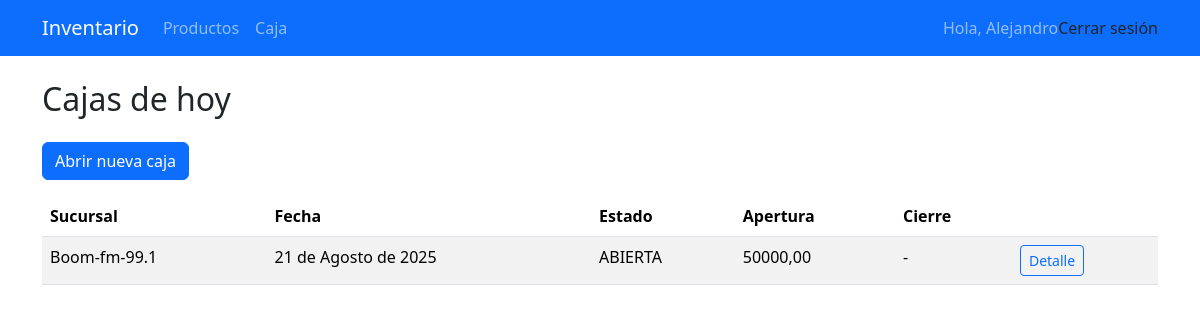
Page /caja/ (signed in) on the committed database.
### inventario/models.py (models this page shows, shortened)
class Caja(models.Model):
    ESTADOS = (
        ('ABIERTA', 'ABIERTA'),
        ('CERRADA', 'CERRADA'),
    )
    sucursal = models.ForeignKey(Sucursal, on_delete=models.CASCADE, related_name='cajas')
    fecha = models.DateField(default=date.today)
    apertura_monto = models.DecimalField(max_digits=12, decimal_places=2)
    cierre_monto = models.DecimalField(max_digits=12, decimal_places=2, null=True, blank=True)
    estado = models.CharField(max_length=10, choices=ESTADOS, default='ABIERTA')
    apertura_usuario = models.ForeignKey(User, on_delete=models.PROTECT, related_name='cajas_abiertas')
    cierre_usuario = models.ForeignKey(User, on_delete=models.PROTECT, related_name='cajas_cerradas', null=True, blank=True)
    creado_en = models.DateTimeField(auto_now_add=True)
    class Meta:
        unique_together = ('sucursal', 'fecha', 'estado')

class Sucursal(models.Model):
    nombre = models.CharField(max_length=100, unique=True)
    direccion = models.CharField(max_length=200, blank=True, null=True)
    telefono = models.CharField(max_length=20, blank=True, null=True)
    def __str__(self):
        return self.nombre

### inventario/views_caja.py (the view)
# urls.py: path('caja/', views_caja.caja_estado, name='caja_estado'),
@login_required
def caja_estado(request):
    rol, sucursales = role_and_sucursales(request.user)
    cajas = Caja.objects.filter(sucursal__in=sucursales, fecha=timezone.now().date()).order_by('-creado_en')
    return render(request, 'inventario/caja_estado.html', {
        'cajas': cajas,
        'rol': rol
    })

### inventario/context_processors.py (called while the page is built)
def role_context(request):
    role = None
    if request.user.is_authenticated:
        perfil = getattr(request.user, 'perfil', None)
        role = getattr(perfil, 'rol', None)
    return {'role': role}

### inventario/permissions.py (called while the page is built)
def role_and_sucursales(user):
    perfil = getattr(user, 'perfil', None)
    if not perfil:
        return None, []
    if perfil.rol in ['Administrador', 'Subadministrador']:
        return perfil.rol, list(Sucursal.objects.all())
    elif perfil.sucursal:
        return perfil.rol, [perfil.sucursal]
    else:
        return perfil.rol, []

### templates/inventario/caja_estado.html (shortened to what this page needs)
{% extends "base.html" %}
{% block content %}
<h2 class="mb-4">Cajas de hoy</h2>
<a class="btn btn-primary mb-3" href="{% url 'caja_abrir' %}">Abrir nueva caja</a>
<table class="table table-striped">
  <thead>
    <tr>
      <th>Sucursal</th>
      <th>Fecha</th>
      <th>Estado</th>
      <th>Apertura</th>
      <th>Cierre</th>
      <th></th>
    </tr>
  </thead>
  <tbody>
  {% for c in cajas %}
    <tr>
      <td>{{ c.sucursal }}</td>
      <td>{{ c.fecha }}</td>
      <td>{{ c.estado }}</td>
      <td>{{ c.apertura_monto }}</td>
      <td>{{ c.cierre_monto|default:"-" }}</td>
      <td>
        <a class="btn btn-sm btn-outline-primary" href="{% url 'caja_detalle' c.id %}">Detalle</a>
      </td>
    </tr>
  {% empty %}
    <tr><td colspan="6">No hay cajas hoy.</td></tr>
  {% endfor %}
  </tbody>
</table>
{% endblock %}

### templates/base.html (shortened to what this page needs)
<!DOCTYPE html>
<html lang="es">
<head>
  <link
    rel="stylesheet"
    href="https://cdn.jsdelivr.net/npm/bootstrap@5.3.3/dist/css/bootstrap.min.css"
  />
</head>
<body>
  <nav class="navbar navbar-expand-lg navbar-dark bg-primary">
    <div class="container">
      <a class="navbar-brand" href="{% url 'home' %}">Inventario</a>
      <div class="collapse navbar-collapse">
        <ul class="navbar-nav me-auto">
          {% if user.is_authenticated %}
            <li class="nav-item">
              <a class="nav-link" href="{% url 'producto_list' %}">Productos</a>
            </li>
            <li class="nav-item">
              <a class="nav-link" href="{% url 'caja_estado' %}">Caja</a>
            </li>
          {% endif %}
        </ul>
        <ul class="navbar-nav ms-auto">
          {% if user.is_authenticated %}
            <li class="nav-item">
              <span class="navbar-text">Hola, {{ user.username }}</span>
            </li>
            <form method="post" action="{% url 'logout' %}">
  <button type="submit" class="dropdown-item">Cerrar sesión</button>
</form>
          {% else %}
            <li class="nav-item">
              <a class="nav-link" href="{% url 'login' %}">Iniciar sesión</a>
            </li>
          {% endif %}
        </ul>
      </div>
    </div>
  </nav>
  <main class="container py-4">
    {% block content %}{% endblock %}
  </main>
</body>
</html>

### rows in the picture
Caja: sucursal "Boom-fm-99.1", fecha "21 de Agosto de 2025", estado "ABIERTA", apertura_monto "50000,00", cierre_monto "-"

### other values in the picture
{{ user.username }} "Alejandro"
